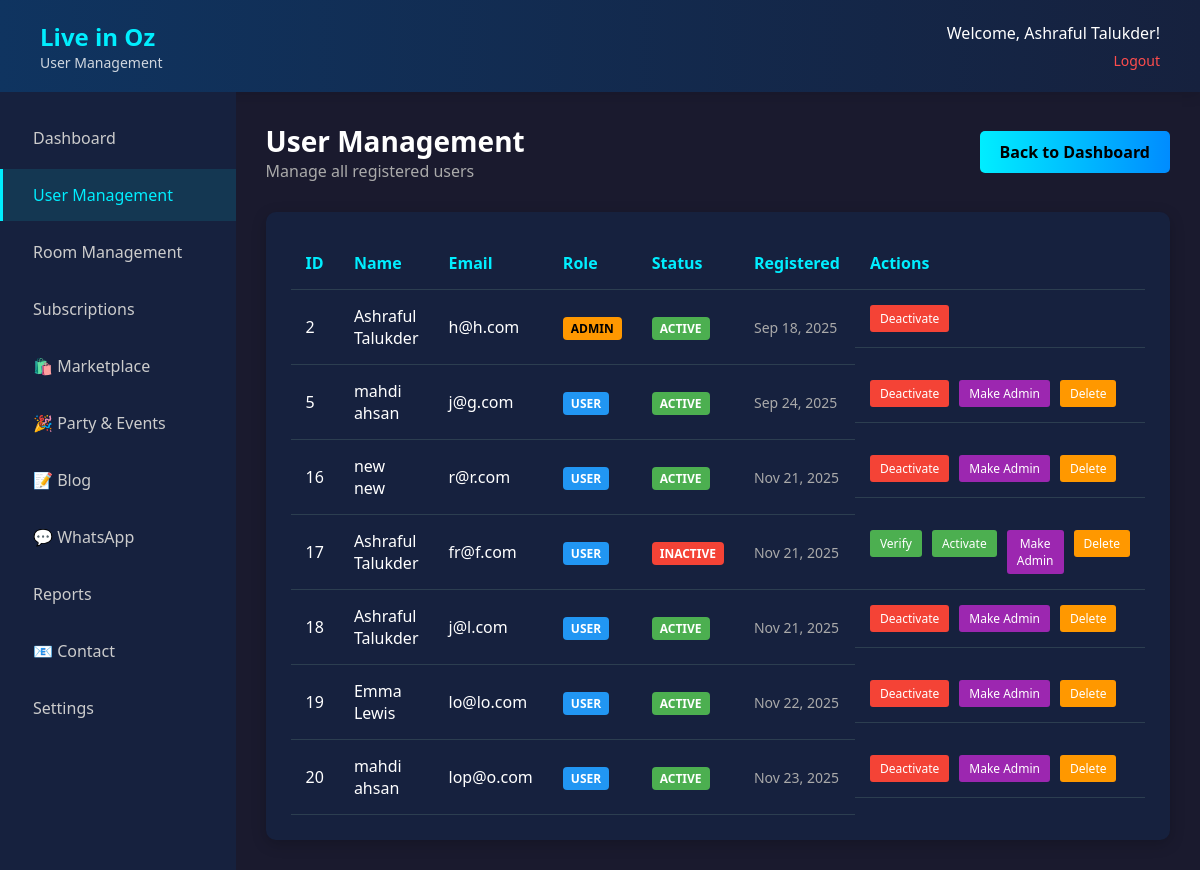
Screenshot of /admin/users.php (signed in) with the database file from the repository.
### tables this page shows
CREATE TABLE `users` (
  `id` int(11) NOT NULL,
  `first_name` varchar(50) NOT NULL,
  `last_name` varchar(50) NOT NULL,
  `profile_picture` varchar(255) DEFAULT NULL,
  `email` varchar(100) NOT NULL,
  `password` varchar(255) NOT NULL,
  `created_at` timestamp NOT NULL DEFAULT current_timestamp(),
  `updated_at` timestamp NOT NULL DEFAULT current_timestamp() ON UPDATE current_timestamp(),
  `is_active` tinyint(1) DEFAULT 1,
  `role` enum('user','admin') DEFAULT 'user',
  `is_verified` tinyint(1) DEFAULT 0,
  `user_type` enum('chat_only','full_access') DEFAULT 'full_access',
  `room_posts_count` int(11) DEFAULT 0,
  `available_posts` int(11) NOT NULL DEFAULT 3,
  `plan_type` enum('free','basic','premium') DEFAULT 'free',
  `plan_expires_at` timestamp NULL DEFAULT NULL,
  `active_listings_limit` int(11) DEFAULT 1,
  `boost_credits` int(11) DEFAULT 1,
  PRIMARY KEY (`id`)
);

### admin/users.php (the view, shortened to what this page needs)
<?php
$pdo = getDBConnection();
try {
    $stmt = $pdo->query("SELECT id, first_name, last_name, email, role, is_active, is_verified, created_at FROM users ORDER BY id");
    $users = $stmt->fetchAll(PDO::FETCH_ASSOC);
} catch (Exception $e) {
    $message = 'Error loading users: ' . $e->getMessage();
    $messageType = 'error';
    $users = [];
}
?>
<!DOCTYPE html>
<html lang="en">
<head>
</head>
<body>
    <div class="header">
        <div class="logo">
            <h1>Live in Oz</h1>
            <p>User Management</p>
        </div>
        <div class="user-info">
            <p>Welcome, <?php echo htmlspecialchars($_SESSION['first_name'] . ' ' . $_SESSION['last_name']); ?>!</p>
            <a href="logout.php">Logout</a>
        </div>
    </div>
    <div class="container">
        <div class="sidebar">
            <ul>
                  <li><a href="dashboard.php">Dashboard</a></li>
                <li><a href="users.php" class="active">User Management</a></li>
                <li><a href="rooms.php">Room Management</a></li>
                 <li><a href="subscriptions.php">Subscriptions</a></li>
                <li><a href="marketplace_review.php">🛍️ Marketplace</a></li>
                <li><a href="events_review.php">🎉 Party & Events</a></li>
                <li><a href="blog.php">📝 Blog</a></li>
                <li><a href="whatsapp.php">💬 WhatsApp</a></li>
                <li><a href="reports.php">Reports</a></li>
                <li><a href="contact.php">📧 Contact</a></li>
                <li><a href="#">Settings</a></li>
            </ul>
        </div>
        <div class="main-content">
            <div class="page-title">
                <div>
                    <h2>User Management</h2>
                    <p>Manage all registered users</p>
                </div>
                <a href="dashboard.php" class="btn">Back to Dashboard</a>
            </div>
            <div class="users-table">
                <?php if (count($users) > 0): ?>
                    <table>
                        <thead>
                            <tr>
                                <th>ID</th>
                                <th>Name</th>
                                <th>Email</th>
                                <th>Role</th>
                                <th>Status</th>
                                <th>Registered</th>
                                <th>Actions</th>
                            </tr>
                        </thead>
                        <tbody>
                            <?php foreach ($users as $user): ?>
                                <tr>
                                    <td><?php echo htmlspecialchars($user['id']); ?></td>
                                    <td><?php echo htmlspecialchars($user['first_name'] . ' ' . $user['last_name']); ?></td>
                                    <td><?php echo htmlspecialchars($user['email']); ?></td>
                                    <td>
                                        <?php if ($user['role'] === 'admin'): ?>
                                            <span class="admin-badge">ADMIN</span>
                                        <?php else: ?>
                                            <span class="user-badge">USER</span>
                                        <?php endif; ?>
                                    </td>
                                    <td>
                                        <?php if ($user['is_active']): ?>
                                            <span class="active-badge">ACTIVE</span>
                                        <?php else: ?>
                                            <span class="inactive-badge">INACTIVE</span>
                                        <?php endif; ?>
                                    </td>
                                    <td class="date"><?php echo date('M j, Y', strtotime($user['created_at'])); ?></td>
                                    <td class="actions">
                                        <?php if (!$user['is_verified']): ?>
                                            <form method="POST" style="display: inline;">
                                                <button type="submit" class="action-btn" style="background: #4caf50; color: white;">Verify</button>
                                            </form>
                                        <?php endif; ?>
                                        <?php if ($user['is_active']): ?>
                                            <form method="POST" style="display: inline;">
                                                <button type="submit" class="action-btn deactivate-btn"
                                                        onclick="return confirm('Are you sure you want to deactivate this user?')">Deactivate</button>
                                            </form>
                                        <?php else: ?>
                                            <form method="POST" style="display: inline;">
                                                <button type="submit" class="action-btn activate-btn">Activate</button>
                                            </form>
                                        <?php endif; ?>
                                        <?php if ($user['role'] === 'admin'): ?>
                                            <?php if ($user['id'] != $_SESSION['user_id']): ?>
                                                <form method="POST" style="display: inline;">
                                                    <input type="hidden" name="user_id" value="<?php echo $user['id']; ?>">
                                                    <input type="hidden" name="action" value="remove_admin">
                                                    <button type="submit" class="action-btn remove-admin-btn"
                                                            onclick="return confirm('Are you sure you want to remove admin privileges from this user?')">Remove Admin</button>
                                                </form>
                                            <?php endif; ?>
                                        <?php else: ?>
                                            <form method="POST" style="display: inline;">
                                                <button type="submit" class="action-btn make-admin-btn"
                                                        onclick="return confirm('Are you sure you want to grant admin privileges to this user?')">Make Admin</button>
                                            </form>
                                        <?php endif; ?>
                                        <?php if ($user['id'] != $_SESSION['user_id']): ?>
                                            <form method="POST" style="display: inline;">
                                                <button type="submit" class="action-btn delete-btn"
                                                        onclick="return confirm('Are you sure you want to DELETE this user? This cannot be undone!')">Delete</button>
                                            </form>
                                        <?php endif; ?>
                                    </td>
                                </tr>
                            <?php endforeach; ?>
                        </tbody>
                    </table>
                <?php else: ?>
                    <p>No users found.</p>
                <?php endif; ?>
            </div>
        </div>
    </div>
</body>
</html>

### admin/users.php (style rules this page uses)
* { margin: 0; padding: 0; box-sizing: border-box; font-family: 'Segoe UI', Tahoma, Geneva, Verdana, sans-serif; }
body { background: #1a1a2e; color: #fff; min-height: 100vh; }
.header { background: linear-gradient(90deg, #0f3460, #16213e); padding: 20px 40px; display: flex; justify-content: space-between; align-items: center; box-shadow: 0 4px 12px rgba(0, 0, 0, 0.1); }
.logo h1 { font-size: 24px; color: #00eeff; }
.logo p { font-size: 14px; opacity: 0.8; }
.user-info { text-align: right; }
.user-info p { margin-bottom: 5px; }
.user-info a { color: #ff4d4d; text-decoration: none; font-size: 14px; }
.container { display: flex; min-height: calc(100vh - 80px); }
.sidebar { width: 250px; background: #16213e; padding: 20px 0; }
.sidebar ul { list-style: none; }
.sidebar ul li { margin-bottom: 5px; }
.sidebar ul li a { display: block; padding: 15px 30px; color: #ccc; text-decoration: none; transition: all 0.3s ease; border-left: 3px solid transparent; }
.sidebar ul li a.active { background: rgba(0, 238, 255, 0.1); color: #00eeff; border-left: 3px solid #00eeff; }
.main-content { flex: 1; padding: 30px; }
.page-title { margin-bottom: 30px; display: flex; justify-content: space-between; align-items: center; }
.page-title h2 { font-size: 28px; }
.page-title p { color: #aaa; }
.btn { padding: 10px 20px; background: linear-gradient(90deg, #00eeff, #008cff); color: #000; border: none; border-radius: 5px; cursor: pointer; font-weight: 600; text-decoration: none; display: inline-block; }
.users-table { background: #16213e; border-radius: 10px; padding: 25px; box-shadow: 0 4px 15px rgba(0, 0, 0, 0.2); overflow-x: auto; }
table { width: 100%; border-collapse: collapse; }
th, td { padding: 15px; text-align: left; border-bottom: 1px solid #2c3e50; }
th { color: #00eeff; font-weight: 600; }
.admin-badge { background: #ff9800; color: #000; padding: 3px 8px; border-radius: 4px; font-size: 12px; font-weight: 600; }
.user-badge { background: #2196f3; color: #fff; padding: 3px 8px; border-radius: 4px; font-size: 12px; font-weight: 600; }
.active-badge { background: #4caf50; color: #fff; padding: 3px 8px; border-radius: 4px; font-size: 12px; font-weight: 600; }
.inactive-badge { background: #f44336; color: #fff; padding: 3px 8px; border-radius: 4px; font-size: 12px; font-weight: 600; }
.actions { display: flex; gap: 10px; }
.action-btn { padding: 5px 10px; border: none; border-radius: 3px; cursor: pointer; font-size: 12px; text-decoration: none; }
.activate-btn { background: #4caf50; color: white; }
.deactivate-btn { background: #f44336; color: white; }
.delete-btn { background: #ff9800; color: white; }
.make-admin-btn { background: #9c27b0; color: white; }
.date { color: #aaa; font-size: 14px; }

### rows the page displays
users: id "2", first_name+last_name "Ashraful Talukder", email "h@h.com", role "ADMIN", is_active "ACTIVE", created_at "Sep 18, 2025"
users: id "5", first_name+last_name "mahdi ahsan", email "j@g.com", role "USER", is_active "ACTIVE", created_at "Sep 24, 2025"
users: id "16", first_name+last_name "new new", email "r@r.com", role "USER", is_active "ACTIVE", created_at "Nov 21, 2025"
users: id "17", first_name+last_name "Ashraful Talukder", email "fr@f.com", role "USER", is_active "INACTIVE", created_at "Nov 21, 2025"
users: id "18", first_name+last_name "Ashraful Talukder", email "j@l.com", role "USER", is_active "ACTIVE", created_at "Nov 21, 2025"
users: id "19", first_name+last_name "Emma Lewis", email "lo@lo.com", role "USER", is_active "ACTIVE", created_at "Nov 22, 2025"
users: id "20", first_name+last_name "mahdi ahsan", email "lop@o.com", role "USER", is_active "ACTIVE", created_at "Nov 23, 2025"

### other values shown
$_SESSION['first_name'] . ' ' . $_SESSION['last_name'] "Ashraful Talukder"
